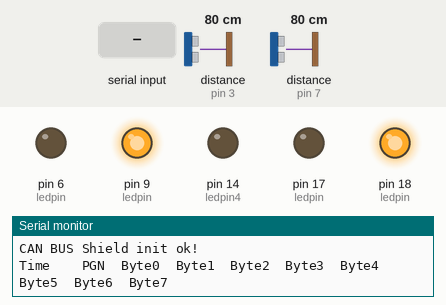
Simulated run of this sketch. Board: Arduino Uno, built with avr-gcc and run on an emulated ATmega328P. Parts: output pins drawn as LEDs (lit = HIGH), the last lines printed to the serial monitor. Wiring (inferred from the names in the program): 2 × ultrasonic range finder: trigger pin 4, echo pin 3 / trigger pin 8, echo pin 7. Dashed ring = blinking. The inputs (shaded band) are chosen by the test bench; at power-on: distance to the obstacle (sensors on pin 3, pin 7) 80 cm. The echo pulse lasts 58.3 µs per cm; pins used as bus, display or sensor lines are not drawn.

Above: at 1.2 s.
1.3 s: "1" received over the second serial link
At 1.45 s:
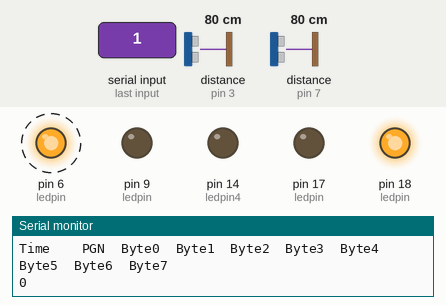
4.3 s: distance to the obstacle (sensor on pin 3) set to 12 cm
7.3 s: distance to the obstacle (sensor on pin 3) set to 9 cm
At 7.53 s:
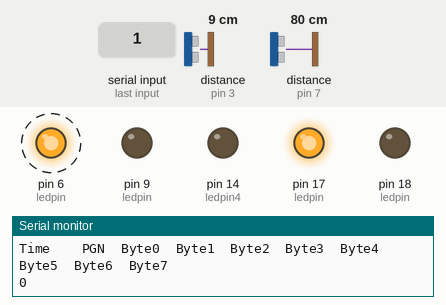
10.3 s: distance to the obstacle (sensor on pin 7) set to 12 cm
13.3 s: distance to the obstacle (sensor on pin 7) set to 9 cm
At 13.9 s:
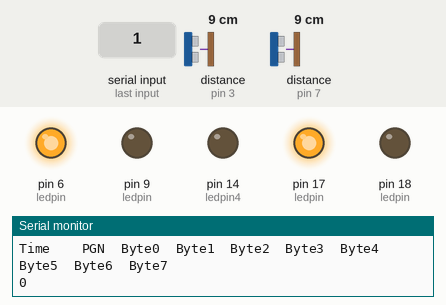
14.9 s: distance to the obstacle (sensor on pin 7) set to 18 cm
At 15.3 s:
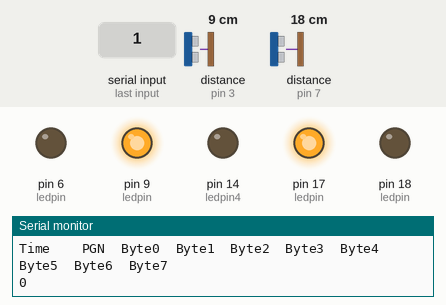
Timing chart, 0 to 17.4 s (numbered marks = the images above; inputs shaded):
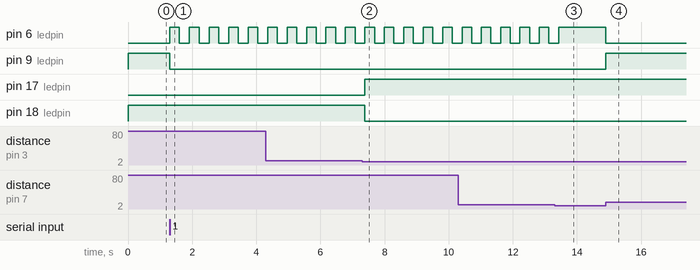

Measured:
- the behaviour switches between 11 and 10 cm on distance to the obstacle (sensor on pin 3) (found by bisection; images 1 and 2)
- the behaviour switches between 11 and 10 cm on distance to the obstacle (sensor on pin 7) (found by bisection; images 2 and 3)
- after the input at 1.3 s, pin 6 (ledpin): alternates HIGH for 0.30 s and LOW for 0.31 s, starting at once; pin 9 (ledpin): HIGH → LOW at once
- after the input at 7.3 s, pin 17 (ledpin): LOW → HIGH after 0.08 s; pin 18 (ledpin): HIGH → LOW after 0.08 s
- after the input at 13.3 s, pin 6 (ledpin): goes on until 13.4 s, then stays HIGH
- after the input at 14.9 s, pin 6 (ledpin): HIGH → LOW at once; pin 9 (ledpin): LOW → HIGH at once

The sketch:

CAN_transmit_sp.ino
```cpp
#include <SPI.h>

#include <mcp_can.h>

#include <SoftwareSerial.h>

#define MAX_DISTANCE 200
#define ledpin4 14

SoftwareSerial serial(0, 1);
int ledpin[3][2] = {6, 9, 17, 18};
int trigPin[3] = {8, 4};
int echoPin[3] = {7, 3};
int i, j, k = 0, ctr = 0, flag[3], pos, arr[10];
long duration, distance, sensor[3];
char data;

unsigned int rxId;

unsigned long rcvTime;

unsigned char len = 0;
unsigned char buf[8];

const int SPI_CS_PIN = 10;

long unsigned int txID = 0x1881ABBA; // This format is typical of a 29 bit identifier.. the most significant digit is never greater than one.
unsigned char stmp[8] = {0x0E, 0x00, 0xFF, 0x22, 0xE9, 0xFA, 0xDD, 0x51};


//Construct a MCP_CAN Object and set Chip Select to 10.

MCP_CAN CAN(SPI_CS_PIN);


void setup()
{
    serial.begin(9600);
    Serial.begin(115200);

    for (i = 0; i < 3; i++)
    {
      for (j = 0; j < 2; j++)
        pinMode(ledpin[i][j], OUTPUT);
      pinMode(trigPin[i], OUTPUT);
      pinMode(echoPin[i], INPUT);
    }
    pinMode(ledpin4, OUTPUT);
    digitalWrite(ledpin4, LOW);
    for (i = 0; i < 2; i++)
      digitalWrite(ledpin[i][0], LOW);
    for (i = 0; i < 2; i++)
      digitalWrite(ledpin[i][1], HIGH);

    while (CAN_OK != CAN.begin(CAN_250KBPS))              // init can bus : baudrate = 250K
    {
         Serial.println("CAN BUS Module Failed to Initialized");
        Serial.println("Retrying....");
        delay(200);

    }
    Serial.println("CAN BUS Shield init ok!");
    Serial.println("Time\t\tPGN\tByte0\tByte1\tByte2\tByte3\tByte4\tByte5\tByte6\tByte7");
}

void loop()
{
  //Serial.println("Before sending");
  //CAN.sendMsgBuf(txID,1, 8, stmp);
  //Serial.println("After sending");
  for (i = 0; i < 2; i++)
  {
    sensor[i] = Sensor(trigPin[i], echoPin[i]);
    if (sensor[i] < 10)
    {
      digitalWrite(ledpin[i][1], LOW);
      digitalWrite(ledpin[i][0], HIGH);
      flag[i] = 0;
    }
    else if (serial.available() || flag[i])
    {
      if (serial.available())
      {
        data = serial.read();
        pos = (int)data - 49;
        arr[k++] = pos;
        flag[pos] = 1;
        Serial.println(pos);
        if(pos==2)
        {
            CAN.sendMsgBuf(txID,1, 8, stmp);
            Serial.println("CAN SENT");
        }
      }
      if (present(i))
      {
        digitalWrite(ledpin[i][1], LOW);
        digitalWrite(ledpin[i][0], HIGH);
        delay(300);
        digitalWrite(ledpin[i][0], LOW);
        delay(300);
      }
    }
    else
    {
      digitalWrite(ledpin[i][0], LOW);
      digitalWrite(ledpin[i][1], HIGH);
    }
  }

  if(CAN_MSGAVAIL == CAN.checkReceive())            // check if data coming
    {
        rcvTime = millis();
        CAN.readMsgBuf(&len, buf);    // read data,  len: data length, buf: data buf
        Serial.println("CAN RECEIVED");
        rxId = CAN.getCanId();
//        digitalWrite(7, HIGH);
//        delay(500);
//        digitalWrite(7, LOW);
//        delay(500);
        Serial.print(rcvTime);
        Serial.print("\t\t");
        //Serial.print("0x");
        Serial.print(rxId, HEX);
        Serial.print("\t");

        for(int i = 0; i<len; i++)    // print the data
        {
            //if(buf[i] > 15){
              //Serial.print("0x");
              Serial.print(buf[i]);

            //Serial.print("0x");
            //Serial.print(buf[i], HEX);

            Serial.print("\t");
        }

        Serial.println();
    }

  for (i = 0; i < 2; i++)
    if (sensor[i] < 10);
}

int present(int i)
{
  for (int l = 0; l < k; l++)
    if (arr[l] == i)
      return 1;
  return 0;
}

long Sensor(int trigPin, int echoPin)
{
  digitalWrite(trigPin, LOW);
  delayMicroseconds(2);
  digitalWrite(trigPin, HIGH);
  delayMicroseconds(10);
  digitalWrite(trigPin, LOW);
  duration = pulseIn(echoPin, HIGH);
  distance = (duration / 2) / 29.1;
  return distance;
}
```
